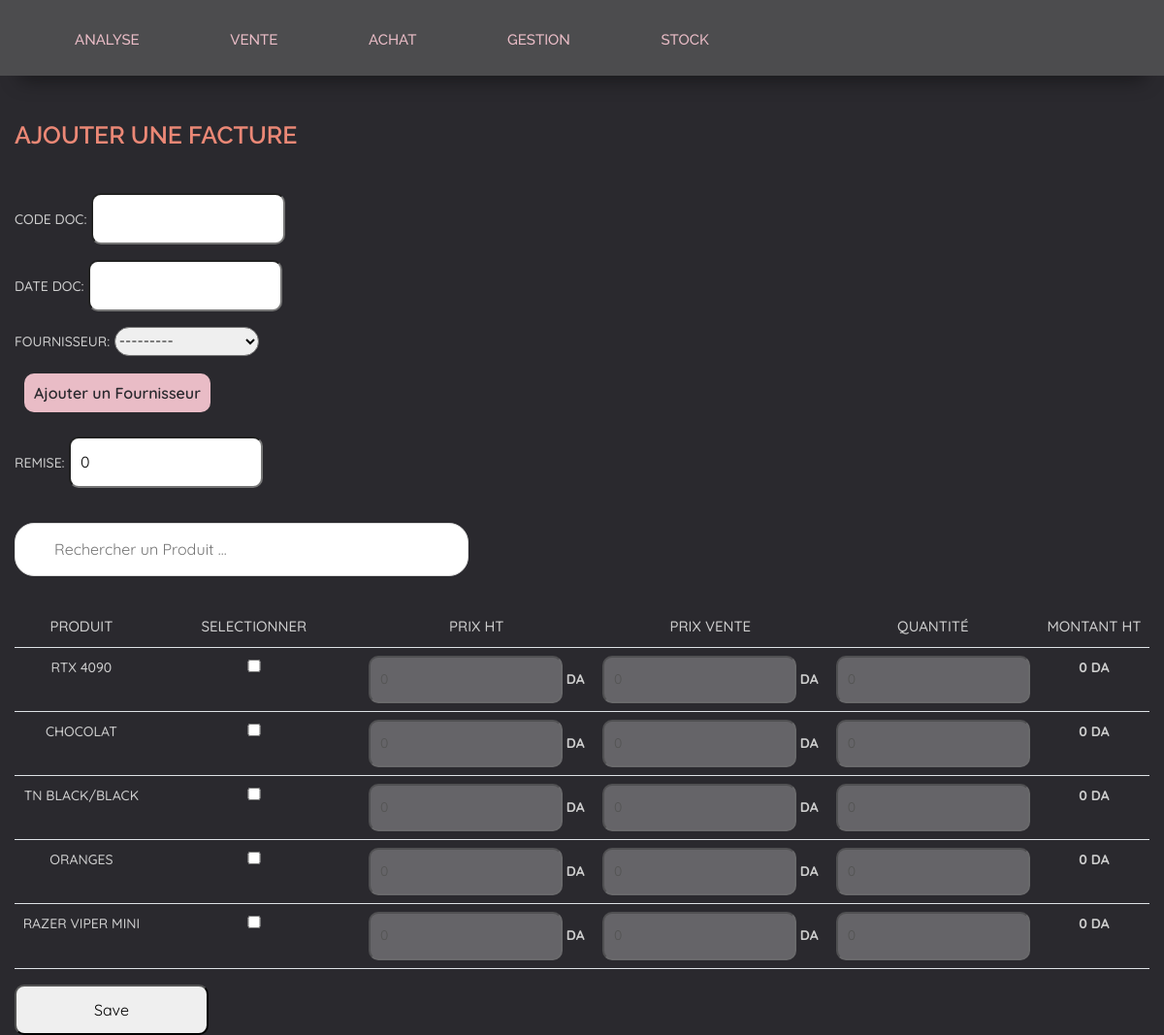
The page /facture/add/ on the database its author committed.
### app/models.py (models this page shows, shortened)
class Produit(models.Model):
   code_produit = models.AutoField(primary_key=True)
   nom_produit = models.CharField(max_length=255)
   type_produit= models.ForeignKey(Categorie, on_delete=models.CASCADE)

### app/views.py (the view)
# urls.py: path('facture/add/', views.add_facture, name='addF'),
def add_facture(request):
    if request.method == 'POST':
        form =BlFactureForm(request.POST)
        if form.is_valid():
            produits = request.POST.getlist('produits')
            if not produits:
                form.add_error(None, "You must select at least one product.")
                return render(request, 'achat/facture/addfacture.html', {'form': form, 'produits': Produit.objects.all()})
            f = form.save()
            for produit_id in produits:
                quantity = request.POST.get('quantity_' + produit_id)
                priceht= request.POST.get('priceht_' + produit_id)
                pricevt= request.POST.get('pricevt_' + produit_id)
                bcp = BlFactureProduit(produit=Produit.objects.get(pk=produit_id),bl_facture=f, qteprodbl=quantity, prix_ht=priceht  ,prix_vente_fr=pricevt)
                bcp.save()
                f.update_totals()
            return redirect('facture')
    else:
        form = BlFactureForm()
    return render(request, 'achat/facture/addfacture.html', {'form': form, 'produits': Produit.objects.all()})

### app/forms.py
class BlFactureForm(forms.ModelForm):
    class Meta:
        model = BlFacture
        fields = ('code_doc','date_doc','fournisseur','remise')

### app/models.py (called while the page is built)
    def __str__(self):
        return self.nom_fr + " " + self.prenom_fr

### app/templates/achat/facture/addfacture.html (shortened to what this page needs)
{% load static %}
<!DOCTYPE html>
<html lang="en">
  <head>
    <link
      rel="stylesheet"
      href="https://cdn.datatables.net/1.10.23/css/jquery.dataTables.min.css"
    />
    <link rel="stylesheet" href="{% static 'css/style.css' %}" />
  <body>
    {% include 'header.html' %}
    <h4> Ajouter une Facture </h4>
    <form method="post">
        {{ form.as_p }}
        <input
    class="hid"
      type="text"
      id="myInput"
      onkeyup="SearchBar()"
      placeholder="Rechercher un Produit ..."
    />
        <table class="table tproducts">
          <thead>
            <tr>
              <th>Produit</th>
              <th>Selectionner</th>
              <th>Prix HT</th>
              <th>Prix Vente</th>
              <th>Quantité</th>
              <th>Montant HT</th>
            </tr>
          </thead>
          <tbody>
            {% for produit in produits %}
              <tr>
                <td>{{ produit.nom_produit }}</td>
                <td><input type="checkbox" name="produits" onchange="checkboxChanged(this)" value="{{ produit.code_produit }}"></td>
                <td style="font-weight: bold;"><input type="number" name="priceht_{{ produit.code_produit }}" value="0" disabled oninput="Changed(this)"> DA</td>
                <td style="font-weight: bold;"><input type="number" name="pricevt_{{ produit.code_produit }}" value="0" disabled> DA</td>
                <td><input type="number" name="quantity_{{ produit.code_produit }}" value="0" disabled oninput="Changed(this)"></td>
                <td id="montant" style="font-weight: bold;">
                  0 DA
                  </td>
              </tr>
            {% endfor %}
          </tbody>
        </table>
        <input type="submit" value="Save">
      </form>
</body>
</html>

### app/static/css/style.css (style rules this page uses)
body { background: #2a292e; font-family: 'Quicksand', sans-serif !important; font-size: 16px; font-weight: 550; color: #cecece; line-height: 1.8; overflow-x: hidden; animation: fadeInAnimation ease 0.5s; animation-iteration-count: 1; animation-fill-mode: forwards; }
body>* { margin: 15px; }
.big-title, h4 { padding-top: 30px; color: #eb8876; font-weight: 550; font-size: 25px; text-transform: uppercase; margin-bottom: 10px; font-family: 'Raleway', sans-serif; }
label { color: #cecece; font-size: 14px; font-weight: 500; text-transform: uppercase; margin-bottom: 10px; }
table { margin-top: 80px; text-align: center; align-items: center; }
th { align-items: center; color: #cecece; font-size: 15px; font-weight: 500; text-transform: uppercase; margin-bottom: 10px; }
td { align-items: center; color: #cecece; font-size: 14px; font-weight: 500; text-transform: uppercase; margin-bottom: 10px; }
#myInput { display: block; background-image: url('/css/searchicon.png'); background-position: 10px 12px; background-repeat: no-repeat; width: 40%; font-size: 16px; padding: 12px 20px 12px 40px; border: 1px solid #ddd; margin-bottom: 12px; border-radius: 20px; position:relative; top:50px; z-index: -1; }
form { position:relative; top:30px; z-index:-1; }
p:has(#id_remise) { position:relative; top:30px; }
select[id="id_fournisseur"], select[id="id_type_produit"] { border-radius: 20px; width:max-content; height: 30px; }
input { width:200px; border-radius: 10px; padding: 10px; }

### rows shown on the page
Produit: nom_produit "RTX 4090"
Produit: nom_produit "CHOCOLAT"
Produit: nom_produit "TN BLACK/BLACK"
Produit: nom_produit "ORANGES"
Produit: nom_produit "RAZER VIPER MINI"
